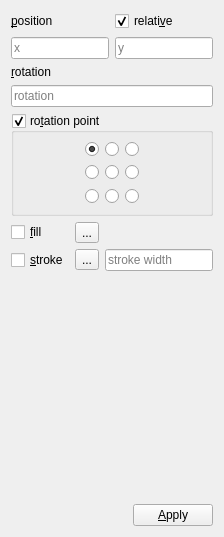
<?xml version="1.0" encoding="UTF-8"?>
<ui version="4.0">
 <class>MultiSelectForm</class>
 <widget class="QWidget" name="MultiSelectForm">
  <property name="geometry">
   <rect>
    <x>0</x>
    <y>0</y>
    <width>224</width>
    <height>537</height>
   </rect>
  </property>
  <property name="windowTitle">
   <string>Form</string>
  </property>
  <layout class="QVBoxLayout" name="verticalLayout">
   <item>
    <widget class="QFrame" name="frame">
     <property name="frameShape">
      <enum>QFrame::NoFrame</enum>
     </property>
     <property name="frameShadow">
      <enum>QFrame::Raised</enum>
     </property>
     <property name="lineWidth">
      <number>0</number>
     </property>
     <layout class="QGridLayout" name="gridLayout">
      <property name="leftMargin">
       <number>0</number>
      </property>
      <property name="topMargin">
       <number>0</number>
      </property>
      <property name="rightMargin">
       <number>0</number>
      </property>
      <property name="bottomMargin">
       <number>0</number>
      </property>
      <item row="3" column="1" colspan="2">
       <widget class="QLineEdit" name="rotation">
        <property name="placeholderText">
         <string>rotation</string>
        </property>
       </widget>
      </item>
      <item row="2" column="1">
       <widget class="QLabel" name="label_2">
        <property name="text">
         <string>&amp;rotation</string>
        </property>
        <property name="buddy">
         <cstring>rotation</cstring>
        </property>
       </widget>
      </item>
      <item row="0" column="1">
       <widget class="QLabel" name="label">
        <property name="text">
         <string>&amp;position</string>
        </property>
        <property name="buddy">
         <cstring>posX</cstring>
        </property>
       </widget>
      </item>
      <item row="1" column="1">
       <widget class="QLineEdit" name="posX">
        <property name="placeholderText">
         <string>x</string>
        </property>
       </widget>
      </item>
      <item row="1" column="2">
       <widget class="QLineEdit" name="posY">
        <property name="placeholderText">
         <string>y</string>
        </property>
       </widget>
      </item>
      <item row="0" column="2">
       <widget class="QCheckBox" name="relativePosition">
        <property name="text">
         <string>relati&amp;ve</string>
        </property>
        <property name="checked">
         <bool>true</bool>
        </property>
       </widget>
      </item>
     </layout>
    </widget>
   </item>
   <item>
    <widget class="QGroupBox" name="rotationPoint">
     <property name="title">
      <string>ro&amp;tation point</string>
     </property>
     <property name="flat">
      <bool>false</bool>
     </property>
     <property name="checkable">
      <bool>true</bool>
     </property>
     <layout class="QGridLayout" name="gridLayout_2">
      <item row="1" column="0">
       <spacer name="horizontalSpacer">
        <property name="orientation">
         <enum>Qt::Horizontal</enum>
        </property>
        <property name="sizeHint" stdset="0">
         <size>
          <width>40</width>
          <height>20</height>
         </size>
        </property>
       </spacer>
      </item>
      <item row="2" column="2">
       <widget class="QRadioButton" name="Bottom">
        <property name="text">
         <string/>
        </property>
        <attribute name="buttonGroup">
         <string notr="true">anchorButtons</string>
        </attribute>
       </widget>
      </item>
      <item row="2" column="3">
       <widget class="QRadioButton" name="BottomRight">
        <property name="text">
         <string/>
        </property>
        <attribute name="buttonGroup">
         <string notr="true">anchorButtons</string>
        </attribute>
       </widget>
      </item>
      <item row="1" column="2">
       <widget class="QRadioButton" name="Center">
        <property name="text">
         <string/>
        </property>
        <attribute name="buttonGroup">
         <string notr="true">anchorButtons</string>
        </attribute>
       </widget>
      </item>
      <item row="1" column="1">
       <widget class="QRadioButton" name="Left">
        <property name="text">
         <string/>
        </property>
        <attribute name="buttonGroup">
         <string notr="true">anchorButtons</string>
        </attribute>
       </widget>
      </item>
      <item row="2" column="1">
       <widget class="QRadioButton" name="BottomLeft">
        <property name="text">
         <string/>
        </property>
        <attribute name="buttonGroup">
         <string notr="true">anchorButtons</string>
        </attribute>
       </widget>
      </item>
      <item row="0" column="1">
       <widget class="QRadioButton" name="TopLeft">
        <property name="text">
         <string/>
        </property>
        <property name="checked">
         <bool>true</bool>
        </property>
        <attribute name="buttonGroup">
         <string notr="true">anchorButtons</string>
        </attribute>
       </widget>
      </item>
      <item row="1" column="3">
       <widget class="QRadioButton" name="Right">
        <property name="text">
         <string/>
        </property>
        <attribute name="buttonGroup">
         <string notr="true">anchorButtons</string>
        </attribute>
       </widget>
      </item>
      <item row="0" column="3">
       <widget class="QRadioButton" name="TopRight">
        <property name="text">
         <string/>
        </property>
        <attribute name="buttonGroup">
         <string notr="true">anchorButtons</string>
        </attribute>
       </widget>
      </item>
      <item row="0" column="2">
       <widget class="QRadioButton" name="Top">
        <property name="text">
         <string/>
        </property>
        <attribute name="buttonGroup">
         <string notr="true">anchorButtons</string>
        </attribute>
       </widget>
      </item>
      <item row="1" column="4">
       <spacer name="horizontalSpacer_2">
        <property name="orientation">
         <enum>Qt::Horizontal</enum>
        </property>
        <property name="sizeHint" stdset="0">
         <size>
          <width>40</width>
          <height>20</height>
         </size>
        </property>
       </spacer>
      </item>
     </layout>
    </widget>
   </item>
   <item>
    <widget class="QWidget" name="styleFrame" native="true">
     <layout class="QGridLayout" name="gridLayout_4">
      <property name="leftMargin">
       <number>0</number>
      </property>
      <property name="topMargin">
       <number>0</number>
      </property>
      <property name="rightMargin">
       <number>0</number>
      </property>
      <property name="bottomMargin">
       <number>0</number>
      </property>
      <item row="1" column="0">
       <widget class="QCheckBox" name="stroke">
        <property name="text">
         <string>&amp;stroke</string>
        </property>
        <property name="tristate">
         <bool>true</bool>
        </property>
       </widget>
      </item>
      <item row="1" column="2">
       <widget class="QLineEdit" name="strokeWidth">
        <property name="placeholderText">
         <string>stroke width</string>
        </property>
       </widget>
      </item>
      <item row="0" column="0">
       <widget class="QCheckBox" name="fill">
        <property name="text">
         <string>&amp;fill</string>
        </property>
        <property name="tristate">
         <bool>true</bool>
        </property>
       </widget>
      </item>
      <item row="1" column="1">
       <widget class="QToolButton" name="strokeColor">
        <property name="text">
         <string>...</string>
        </property>
       </widget>
      </item>
      <item row="0" column="1">
       <widget class="QToolButton" name="fillColor">
        <property name="text">
         <string>...</string>
        </property>
       </widget>
      </item>
     </layout>
    </widget>
   </item>
   <item>
    <spacer name="verticalSpacer">
     <property name="orientation">
      <enum>Qt::Vertical</enum>
     </property>
     <property name="sizeHint" stdset="0">
      <size>
       <width>20</width>
       <height>40</height>
      </size>
     </property>
    </spacer>
   </item>
   <item>
    <widget class="QWidget" name="widget" native="true">
     <layout class="QGridLayout" name="gridLayout_3">
      <property name="leftMargin">
       <number>0</number>
      </property>
      <property name="topMargin">
       <number>0</number>
      </property>
      <property name="rightMargin">
       <number>0</number>
      </property>
      <property name="bottomMargin">
       <number>0</number>
      </property>
      <item row="0" column="1">
       <widget class="QPushButton" name="applyButton">
        <property name="sizePolicy">
         <sizepolicy hsizetype="Minimum" vsizetype="Fixed">
          <horstretch>0</horstretch>
          <verstretch>0</verstretch>
         </sizepolicy>
        </property>
        <property name="text">
         <string>&amp;Apply</string>
        </property>
       </widget>
      </item>
      <item row="0" column="0">
       <spacer name="horizontalSpacer_3">
        <property name="orientation">
         <enum>Qt::Horizontal</enum>
        </property>
        <property name="sizeHint" stdset="0">
         <size>
          <width>40</width>
          <height>20</height>
         </size>
        </property>
       </spacer>
      </item>
     </layout>
    </widget>
   </item>
  </layout>
 </widget>
 <tabstops>
  <tabstop>relativePosition</tabstop>
  <tabstop>posX</tabstop>
  <tabstop>posY</tabstop>
  <tabstop>rotation</tabstop>
  <tabstop>rotationPoint</tabstop>
  <tabstop>TopLeft</tabstop>
  <tabstop>fill</tabstop>
  <tabstop>fillColor</tabstop>
  <tabstop>stroke</tabstop>
  <tabstop>strokeColor</tabstop>
  <tabstop>strokeWidth</tabstop>
  <tabstop>applyButton</tabstop>
  <tabstop>Top</tabstop>
  <tabstop>TopRight</tabstop>
  <tabstop>Left</tabstop>
  <tabstop>Center</tabstop>
  <tabstop>Right</tabstop>
  <tabstop>BottomLeft</tabstop>
  <tabstop>Bottom</tabstop>
  <tabstop>BottomRight</tabstop>
 </tabstops>
 <resources/>
 <connections/>
 <buttongroups>
  <buttongroup name="anchorButtons"/>
 </buttongroups>
</ui>
